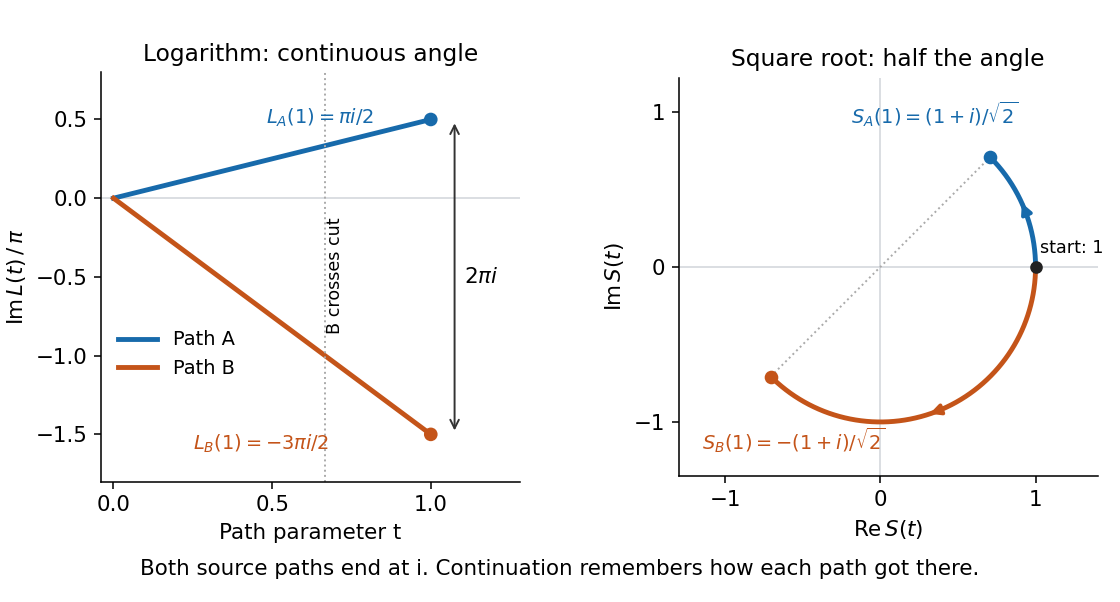

The script that saved this image:
"""Track the original quarter-circle and clockwise three-quarter-circle routes.

Tested with Python 3.14, matplotlib 3.10.7 and numpy 2.3.5.
Run from _media; the PNG is written to the current directory.
"""
from pathlib import Path
import matplotlib.pyplot as plt
import numpy as np

BLUE = '#176aab'
ORANGE = '#c45419'
plt.rcParams.update({'font.size': 11, 'axes.titlesize': 12})
fig, (log_ax, sqrt_ax) = plt.subplots(1, 2, figsize=(8, 4.3), dpi=140, facecolor='white')
t = np.linspace(0, 1, 401)
theta_a = np.pi * t / 2
theta_b = -3 * np.pi * t / 2
for ax in (log_ax, sqrt_ax):
    ax.set_facecolor('white')
    ax.spines[['top', 'right']].set_visible(False)

log_ax.plot(t, theta_a / np.pi, color=BLUE, lw=2.5, label='Path A')
log_ax.plot(t, theta_b / np.pi, color=ORANGE, lw=2.5, label='Path B')
log_ax.axhline(0, color='#d1d5da', lw=0.8, zorder=0)
log_ax.axvline(2 / 3, color='#aaaaaa', lw=1, ls=':')
log_ax.text(0.67, -0.12, 'B crosses cut', fontsize=9, rotation=90, va='top')
log_ax.scatter([1, 1], [0.5, -1.5], color=[BLUE, ORANGE], zorder=5)
log_ax.annotate('', xy=(1.075, 0.5), xytext=(1.075, -1.5),
                arrowprops={'arrowstyle': '<->', 'color': '#333333'})
log_ax.text(1.105, -0.5, r'$2\pi i$', fontsize=11, va='center')
log_ax.text(0.48, 0.47, r'$L_A(1)=\pi i/2$', color=BLUE, fontsize=10)
log_ax.text(0.25, -1.6, r'$L_B(1)=-3\pi i/2$', color=ORANGE, fontsize=10)
log_ax.set(title='Logarithm: continuous angle', xlabel='Path parameter t',
           ylabel=r'$\operatorname{Im}L(t)\,/\,\pi$', xlim=(-0.04, 1.28), ylim=(-1.8, 0.8))
log_ax.set_xticks([0, 0.5, 1])
log_ax.set_yticks([-1.5, -1, -0.5, 0, 0.5])
log_ax.legend(loc='lower left', bbox_to_anchor=(0, 0.21), frameon=False, fontsize=10)

for theta, color in [(theta_a, BLUE), (theta_b, ORANGE)]:
    w = np.exp(0.5j * theta)
    sqrt_ax.plot(w.real, w.imag, color=color, lw=2.5)
    index = 200
    sqrt_ax.annotate('', xy=(w[index + 16].real, w[index + 16].imag),
                     xytext=(w[index].real, w[index].imag),
                     arrowprops={'arrowstyle': '-|>', 'color': color, 'lw': 2})
    sqrt_ax.scatter([w[-1].real], [w[-1].imag], color=color, zorder=5)
sqrt_ax.axhline(0, color='#d1d5da', lw=0.8, zorder=0)
sqrt_ax.axvline(0, color='#d1d5da', lw=0.8, zorder=0)
sqrt_ax.plot([-2 ** -0.5, 2 ** -0.5], [-2 ** -0.5, 2 ** -0.5], color='#aaaaaa', lw=1, ls=':')
sqrt_ax.scatter([1], [0], color='#222222', s=30, zorder=5)
sqrt_ax.text(1.03, 0.09, 'start: 1', fontsize=9)
sqrt_ax.text(-0.19, 0.92, r'$S_A(1)=(1+i)/\sqrt{2}$', color=BLUE, fontsize=10)
sqrt_ax.text(-1.15, -1.18, r'$S_B(1)=-(1+i)/\sqrt{2}$', color=ORANGE, fontsize=10)
sqrt_ax.set(title='Square root: half the angle', xlabel=r'$\operatorname{Re}S(t)$',
            ylabel=r'$\operatorname{Im}S(t)$', xlim=(-1.3, 1.4), ylim=(-1.35, 1.22))
sqrt_ax.set_aspect('equal')
sqrt_ax.set_xticks([-1, 0, 1])
sqrt_ax.set_yticks([-1, 0, 1])
fig.text(0.5, 0.045, 'Both source paths end at i. Continuation remembers how each path got there.', ha='center', fontsize=11)
fig.subplots_adjust(left=0.09, right=0.98, bottom=0.20, top=0.88, wspace=0.38)
fig.savefig(Path('monodromy-logarithm-square-root-path-tracking.png'), facecolor='white')
plt.close(fig)
